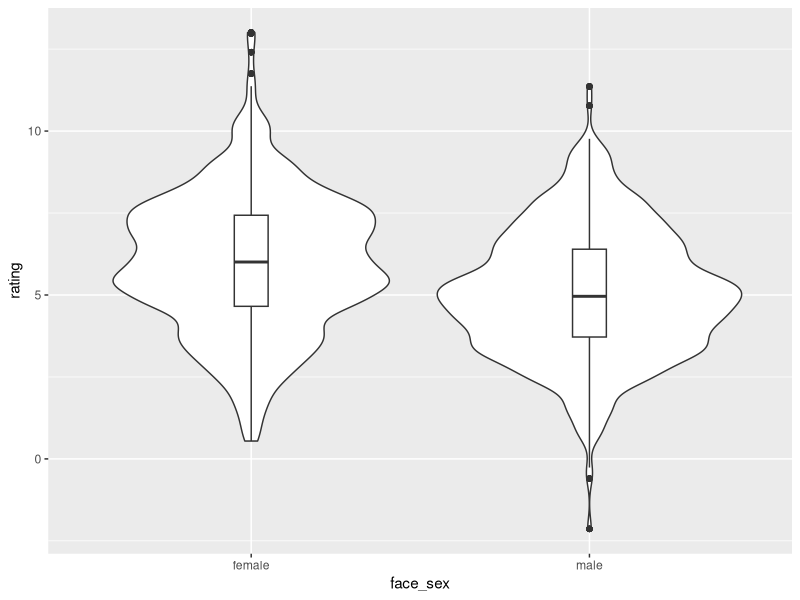

The R script that drew this image:
## ---- chunk 1
suppressMessages( library(tidyverse) )

set.seed(444)  # for reproducibility; delete when running simulations

df <- data.frame(
  face_id = rep(1:100, each=100),
  rater_id = rep(1:100, times=100),
  face_sex = rep(c("male", "female"), each=500),
  rating = c(rnorm(500, 5, 2), rnorm(500, 6, 2))
)
## ---- chunk 2
df %>% group_by(face_sex) %>% summarise(mean = mean(rating), sd = sd(rating))
## ---- chunk 3
df %>% 
  ggplot(aes(face_sex, rating)) + 
  geom_violin() +
  geom_boxplot(width=0.1)
## ---- chunk 4

df2 <- df %>%
  mutate(
    face_sex.tr = recode(face_sex, "female" = 0, "male" = 1),
    face_sex.sum = recode(face_sex, "female" = -1, "male" = 1),
    face_sex.e = recode(face_sex, "female" = -0.5, "male" = 0.5)
  )
## ---- chunk 5
suppressMessages( library(lmerTest) )

m1 <- lmer(rating ~ face_sex + (1 | face_id) + (1 + face_sex | rater_id), df2)
sum1 <- summary(m1)
sum1$coefficients
## ---- chunk 6
m.tr <- lmer(rating ~ face_sex.tr + (1 | face_id) + (1 + face_sex.tr | rater_id), df2)
sum.tr <- summary(m.tr)
sum.tr$coefficients
## ---- chunk 7
m.sum <- lmer(rating ~ face_sex.sum + (1 | face_id) + (1 + face_sex.sum | rater_id), df2)
sum.sum <- summary(m.sum)
sum.sum$coefficients
## ---- chunk 8
m.e <- lmer(rating ~ face_sex.e + (1 | face_id) + (1 + face_sex.e | rater_id), df2)
sum.e <- summary(m.e)
sum.e$coefficients
